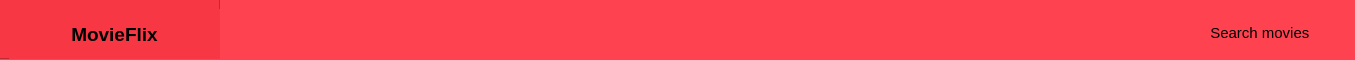
     <widget class="QFrame" name="topbar">
      <property name="maximumSize">
       <size>
        <width>16777215</width>
        <height>60</height>
       </size>
      </property>
      <property name="styleSheet">
       <string notr="true">background-color: rgb(255, 66, 79);</string>
      </property>
      <property name="frameShape">
       <enum>QFrame::NoFrame</enum>
      </property>
      <property name="frameShadow">
       <enum>QFrame::Raised</enum>
      </property>
      <widget class="QLineEdit" name="searchbar">
       <property name="geometry">
        <rect>
         <x>1175</x>
         <y>13</y>
         <width>171</width>
         <height>40</height>
        </rect>
       </property>
       <property name="maximumSize">
        <size>
         <width>272</width>
         <height>40</height>
        </size>
       </property>
       <property name="font">
        <font>
         <pointsize>11</pointsize>
         <weight>50</weight>
         <bold>false</bold>
        </font>
       </property>
       <property name="layoutDirection">
        <enum>Qt::LeftToRight</enum>
       </property>
       <property name="autoFillBackground">
        <bool>false</bool>
       </property>
       <property name="styleSheet">
        <string notr="true">background-image: url(:/searchimage/baseline_search_white_18dp.png);
background-repeat:repeat;
</string>
       </property>
       <property name="inputMask">
        <string/>
       </property>
       <property name="text">
        <string>        Search movies</string>
       </property>
       <property name="frame">
        <bool>false</bool>
       </property>
      </widget>
      <widget class="QFrame" name="frame">
       <property name="geometry">
        <rect>
         <x>-1</x>
         <y>-1</y>
         <width>221</width>
         <height>60</height>
        </rect>
       </property>
       <property name="maximumSize">
        <size>
         <width>16777215</width>
         <height>60</height>
        </size>
       </property>
       <property name="styleSheet">
        <string notr="true">background-color: rgb(248, 55, 69);</string>
       </property>
       <property name="frameShape">
        <enum>QFrame::StyledPanel</enum>
       </property>
       <property name="frameShadow">
        <enum>QFrame::Raised</enum>
       </property>
       <widget class="QLabel" name="label_3">
        <property name="geometry">
         <rect>
          <x>10</x>
          <y>10</y>
          <width>211</width>
          <height>51</height>
         </rect>
        </property>
        <property name="maximumSize">
         <size>
          <width>221</width>
          <height>61</height>
         </size>
        </property>
        <property name="font">
         <font>
          <pointsize>14</pointsize>
          <weight>75</weight>
          <bold>true</bold>
         </font>
        </property>
        <property name="layoutDirection">
         <enum>Qt::LeftToRight</enum>
        </property>
        <property name="styleSheet">
         <string notr="true"/>
        </property>
        <property name="text">
         <string>MovieFlix</string>
        </property>
        <property name="textFormat">
         <enum>Qt::AutoText</enum>
        </property>
        <property name="alignment">
         <set>Qt::AlignCenter</set>
        </property>
       </widget>
       <widget class="QLabel" name="label_7">
        <property name="geometry">
         <rect>
          <x>16</x>
          <y>2</y>
          <width>51</width>
          <height>61</height>
         </rect>
        </property>
        <property name="text">
         <string/>
        </property>
        <property name="pixmap">
         <pixmap>../../../Downloads/logo_free-file.png</pixmap>
        </property>
        <property name="scaledContents">
         <bool>true</bool>
        </property>
       </widget>
      </widget>
     </widget>
